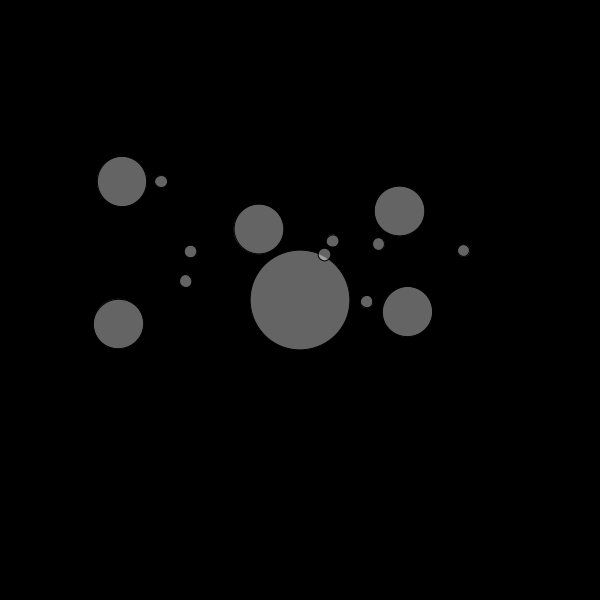
Frame 1 (no input)
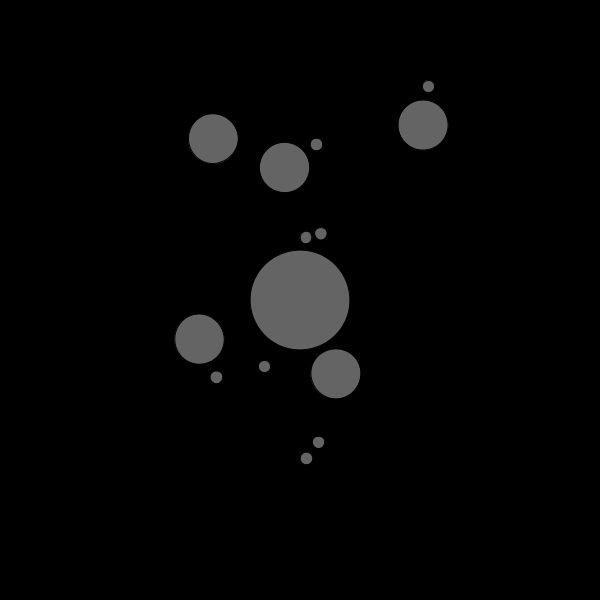
Frame 60 (the mouse pressed at the canvas centre just before this capture)
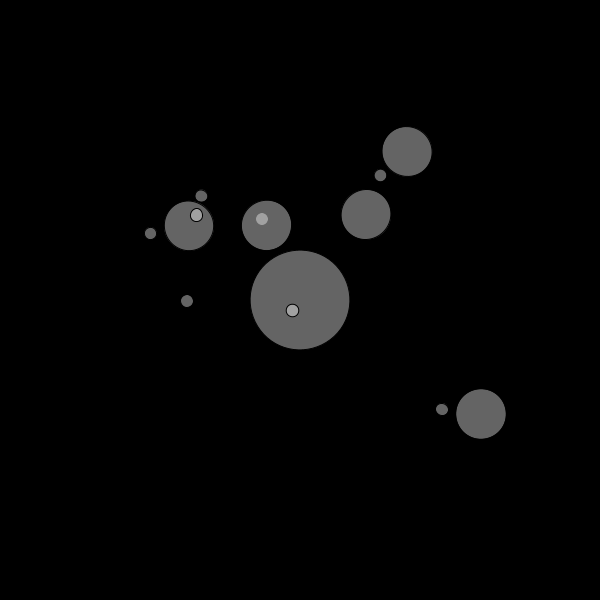
Frame 120 (the mouse held since frame 60 and released just before this capture)

The Processing sketch that drew these frames (run headless with seeded random() and noise(); from frame 60 on, the mouse is pressed at the canvas centre):

// Processing sketch: solar_system_generator
// ── solar_system_generator.pde
Planet sun;


void setup()
{
  size(600,600);
  sun=new Planet(50,0,0);
  sun.spawnMoons(5,1);
}

void draw()
{
  translate(width/2,height/2);
  background(0);
  sun.show();
  sun.orbit();
}

// ── Planet.pde
class Planet
{
 // PVector pos;
  
  float radius;
  float angle;
  float distance;
  Planet[] planets=new Planet[3];
  
  float orbitspeed;
  Planet(float r,float d,float o)
  {
    radius=r;
    angle=random(TWO_PI);
    distance=d;
    orbitspeed=o;
  }
  
  void orbit()
  {
    angle=angle+orbitspeed;
    for(int i=0;i<planets.length;i++)
    {
      if(planets[i]!=null)
      {
        planets[i].orbit();
      }
    }
  }
  
  void spawnMoons(int total,int level)
  {
    
    planets=new Planet[total];
    for(int i=0;i<planets.length;i++)
    {
      float r=radius/(level*2);
      float d=random(75,300);
      float o=random(-0.1,0.1);
      planets[i]=new Planet(r,d/level,o);
      if(level<2)
      {
        int num=int(random(0,4));
      planets[i].spawnMoons(num,level+1);
      }
     // println(planets[i]);
    }
  }
  
  void show()
  {
    pushMatrix();
    fill(255,100);
    rotate(angle);
    translate(distance,0);
   // rotate(angle);
   // fill(255);
    ellipse(0,0,2*radius,2*radius);
   // printArray(planets.length);
     
      println(planets.length);
    for(int i=0;i<planets.length;i++)
    {
      if(planets[i]!=null)
      planets[i].show();
    }
     popMatrix();    
    }
  
  
}
